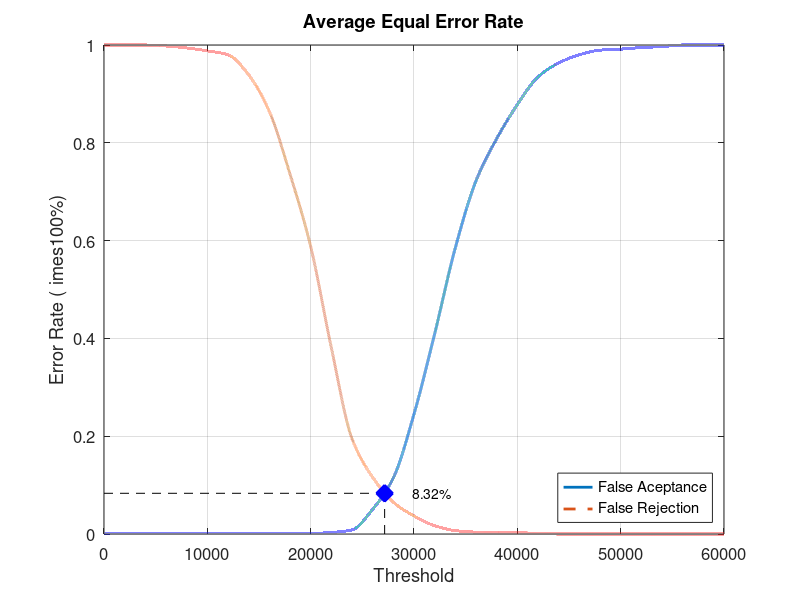
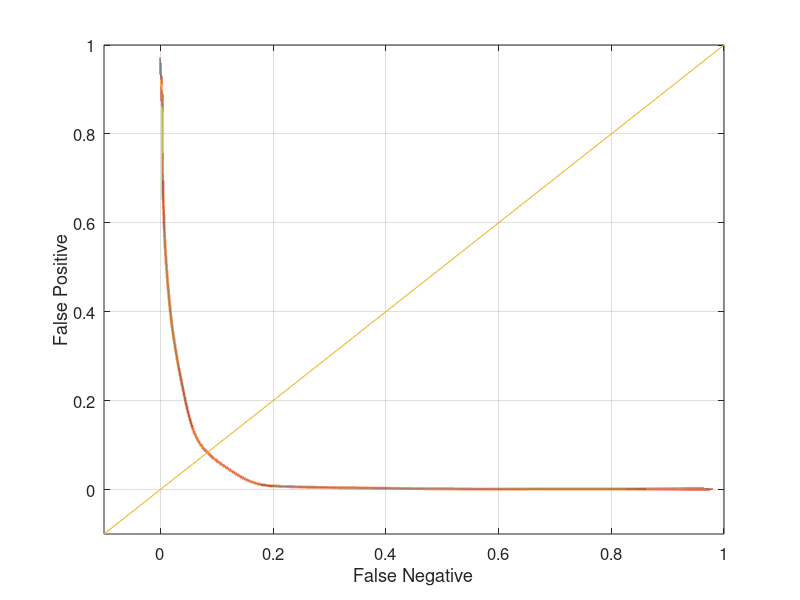

Write MATLAB code to recreate these figures, in order.
close all;
clear;
clc;
x = 0:2000:60000;
xq = 0:0.5:60000;

y0 = [0 0.00105263 0.00105263 0.00105263 0.00105263 0.00105263 0.00105263 0.00105263 0.00105263 0.00105263 0.00105263 0.0031579 0.00842105 0.0505263 0.114737 0.245263 0.409474 0.585263 0.722105 0.808421 0.877895 0.934737 0.963158 0.98 0.989474 0.991579 0.994737 0.996842 1 1 1]
yy0 = interp1(x, y0, xq, 'pchip');
y1 = [1 1 1 0.998 0.994 0.988 0.98 0.939 0.864 0.736 0.588 0.381 0.195 0.116 0.065 0.037 0.017 0.007 0.004 0.004 0.003 0.001 0 0 0 0 0 0 0 0 0]
yy1 = interp1(x, y1, xq, 'pchip');

% Calculating EER: 
y2 = abs(y0 - y1);
find(y2 == min(y2))
yy2 = abs(yy0 - yy1);
xEER = find(yy2 == min(yy2));
xEERIndex = xq(xEER) % X-axis EER
yEER = yy0(xEER) % Y-axis EER

main = figure
plot(xq, yy0,'-','LineWidth', 2);	hold on
plot(xq, yy1,'--','LineWidth', 2);	hold on
plot([xEERIndex xEERIndex], [0 yEER], 'k--');	hold on
plot([0 xEERIndex], [yEER yEER], 'k--');	hold on
plot(xEERIndex, yEER, 'bx', 'LineWidth', 10);	hold on
text(xEERIndex + 10 * xEERIndex / 100, yEER, [num2str(round((10000 * yEER)) / 100) '%'])
legend('False Aceptance', 'False Rejection', 'Location', 'SouthEast')
xlabel('Threshold')
ylabel('Error Rate (	imes100%)')
title('Average Equal Error Rate')
set(gca, 'FontSize', 12)
axis([0 60000 0 1])
grid on

print(main, 'Database2AverageMain', '-dpng');
FNRxFPR = figure('Color', [1 1 1]);
plot(yy1, yy0, '-', yy1, yy0, 'LineWidth', 2);
hold on
y = -0.1:0.1:1
plot(y, y); 
set(gca, 'FontSize', 12)
xlabel('False Negative')
ylabel('False Positive')
axis([-0.1 1 -0.1 1])
set(gca, 'FontSize', 12)
grid on

print(FNRxFPR, 'Database2AverageFNRxFPR','-dpng');
